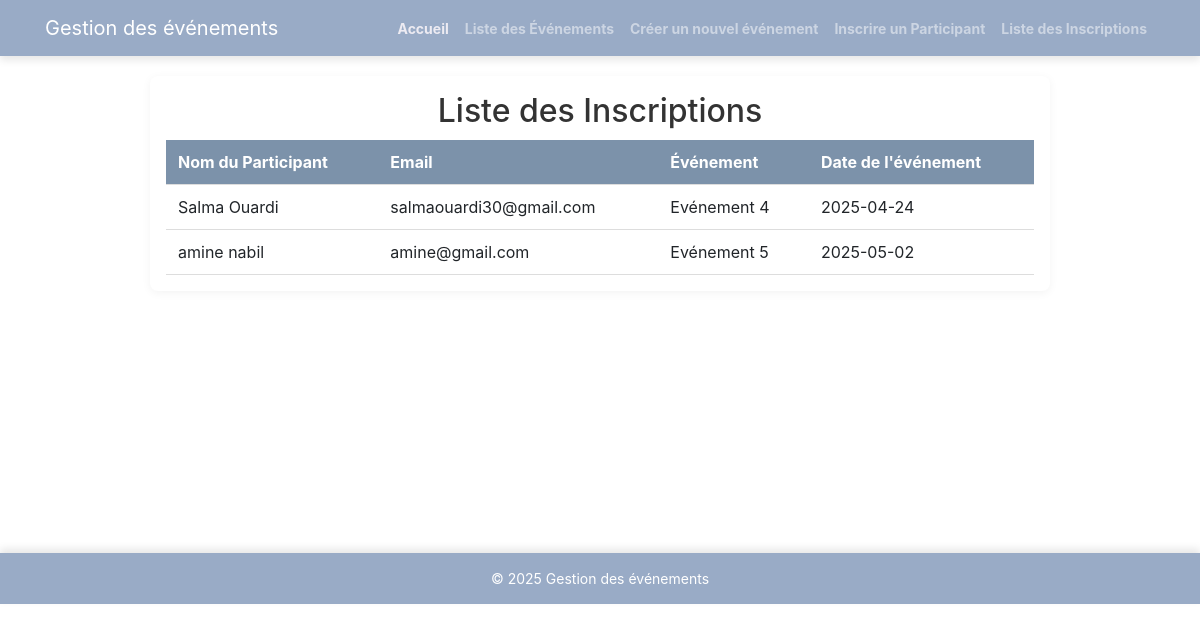
Page /views/inscriptions/list_inscriptions.php on the committed database.
### tables this page shows
CREATE TABLE `participants` (
  `id` int(11) NOT NULL,
  `nom` varchar(255) DEFAULT NULL,
  `email` varchar(255) DEFAULT NULL
);

CREATE TABLE `events` (
  `id` int(11) NOT NULL,
  `titre` varchar(255) DEFAULT NULL,
  `date_evenement` date DEFAULT NULL,
  `description` text DEFAULT NULL
);

### config/Database.php (called while the page is built, shortened)
<?php
class Database {
    public static function getConnection() {
        try {
            return new PDO("mysql:host=localhost;dbname=gestion_evenements;charset=utf8", "root", "");
        } catch (PDOException $e) {
            die("Erreur de connexion : " . $e->getMessage());
        }
    }
}
?>

### models/InscriptionModel.php (called while the page is built, shortened)
<?php
require_once __DIR__ . '/../config/Database.php';
class InscriptionModel {
    private $conn;
    public function __construct() {
        $this->conn = Database::getConnection();
    }
    public function getInscriptions() {
        $sql = "
            SELECT p.nom AS nom_participant, p.email, e.titre AS nom_evenement, e.date_evenement
            FROM inscriptions i
            JOIN participants p ON i.participant_id = p.id
            JOIN events e ON i.event_id = e.id
            ORDER BY i.date_inscription DESC";
        $stmt = $this->conn->query($sql);
        return $stmt->fetchAll(PDO::FETCH_ASSOC);
    }
}
?>

### views/inscriptions/list_inscriptions.php (the view, shortened to what this page needs)
<?php
require_once __DIR__ . '/../../models/InscriptionModel.php';
$inscriptionModel = new InscriptionModel();
$inscriptions = $inscriptionModel->getInscriptions();
include_once __DIR__ . '/../layout/header.php';
?>
<div class="table-container">
    <h2>Liste des Inscriptions</h2>
    <table>
        <thead>
            <tr>
                <th>Nom du Participant</th>
                <th>Email</th>
                <th>Événement</th>
                <th>Date de l'événement</th>
            </tr>
        </thead>
        <tbody>
            <?php if (!empty($inscriptions)) : ?>
                <?php foreach ($inscriptions as $inscription): ?>
                    <tr>
                        <td><?= htmlspecialchars($inscription['nom_participant']) ?></td>
                        <td><?= htmlspecialchars($inscription['email']) ?></td>
                        <td><?= htmlspecialchars($inscription['nom_evenement']) ?></td>
                        <td><?= htmlspecialchars($inscription['date_evenement']) ?></td>
                    </tr>
                <?php endforeach; ?>
            <?php else : ?>
                <tr>
                    <td colspan="4">Aucune inscription trouvée.</td>
                </tr>
            <?php endif; ?>
        </tbody>
    </table>
</div><br><br><br>
<?php include_once __DIR__ . '/../layout/footer.php'; ?>

### views/layout/header.php (shortened to what this page needs)
<!DOCTYPE html>
<html lang="fr">
<head>
    <link href="https://stackpath.bootstrapcdn.com/bootstrap/4.5.2/css/bootstrap.min.css" rel="stylesheet">
</head>
<body>
    <nav class="navbar navbar-expand-lg navbar-dark">
        <div class="container">
            <a class="navbar-brand" href="#">Gestion des événements</a>
            <div class="collapse navbar-collapse" id="navbarNav">
                <ul class="navbar-nav ml-auto">
                    <li class="nav-item active">
                        <a class="nav-link" href="/gestion_evenements/views/index.php">Accueil</a>
                    </li>
                    <li class="nav-item">
                        <a class="nav-link" href="/gestion_evenements/views/events/list_events.php">Liste des Événements</a>
                    </li>
                    <li class="nav-item">
                        <a class="nav-link" href="/gestion_evenements/views/events/create_event.php">Créer un nouvel événement</a>
                    </li>
                    <li class="nav-item">
                        <a class="nav-link" href="/gestion_evenements/views/participants/register_participant.php">Inscrire un Participant</a>
                    </li>
                    <li class="nav-item">
                        <a class="nav-link" href="/gestion_evenements/views/inscriptions/list_inscriptions.php">Liste des Inscriptions</a>
                    </li>
                </ul>
            </div>
        </div>
    </nav>
</body>
</html>

### views/layout/footer.php (shortened to what this page needs)
<!DOCTYPE html>
<html lang="en">
<head>
    <link href="https://stackpath.bootstrapcdn.com/bootstrap/4.5.2/css/bootstrap.min.css" rel="stylesheet" />
</head>
<body>
<footer>
    <p>&copy; 2025 Gestion des événements</p>
</footer>
</body>
</html>

### views/layout/header.php (style rules this page uses)
nav { background-color:rgb(153, 171, 198); box-shadow: 0 4px 8px rgba(0, 0, 0, 0.1); }
nav ul li a { color: white; font-size: 14px; font-weight: bold; }
.nav-item.active a { color:rgb(237, 235, 242) !important; }

### views/inscriptions/list_inscriptions.php (style rules this page uses)
body { background-color: #f9f9f9; font-family: 'Segoe UI', Tahoma, Geneva, Verdana, sans-serif; font-size: 14px; }
h2 { text-align: center; color: #333; margin-top: 20px; font-size: 22px; }
.table-container { max-width: 900px; margin: 20px auto; background-color: white; padding: 16px; border-radius: 8px; box-shadow: 0 2px 10px rgba(0,0,0,0.05); overflow-x: auto; }
table { width: 100%; border-collapse: collapse; margin-top: 10px; }
thead { background-color:rgb(124, 146, 170); color: white; }
th, td { text-align: left; padding: 10px 12px; border-bottom: 1px solid #ddd; }

### views/layout/footer.php (style rules this page uses)
footer { background-color: rgb(153, 171, 198); color: white; text-align: center; padding: 15px 0; margin-top: 50px; font-size: 14px; box-shadow: 0 -4px 8px rgba(0, 0, 0, 0.1); }
footer p { margin: 0; }

### rows in the picture
participants: nom "Salma Ouardi", email "salmaouardi30@gmail.com", events.titre "Evénement 4", events.date_evenement "2025-04-24"
participants: nom "amine nabil", email "amine@gmail.com", events.titre "Evénement 5", events.date_evenement "2025-05-02"
